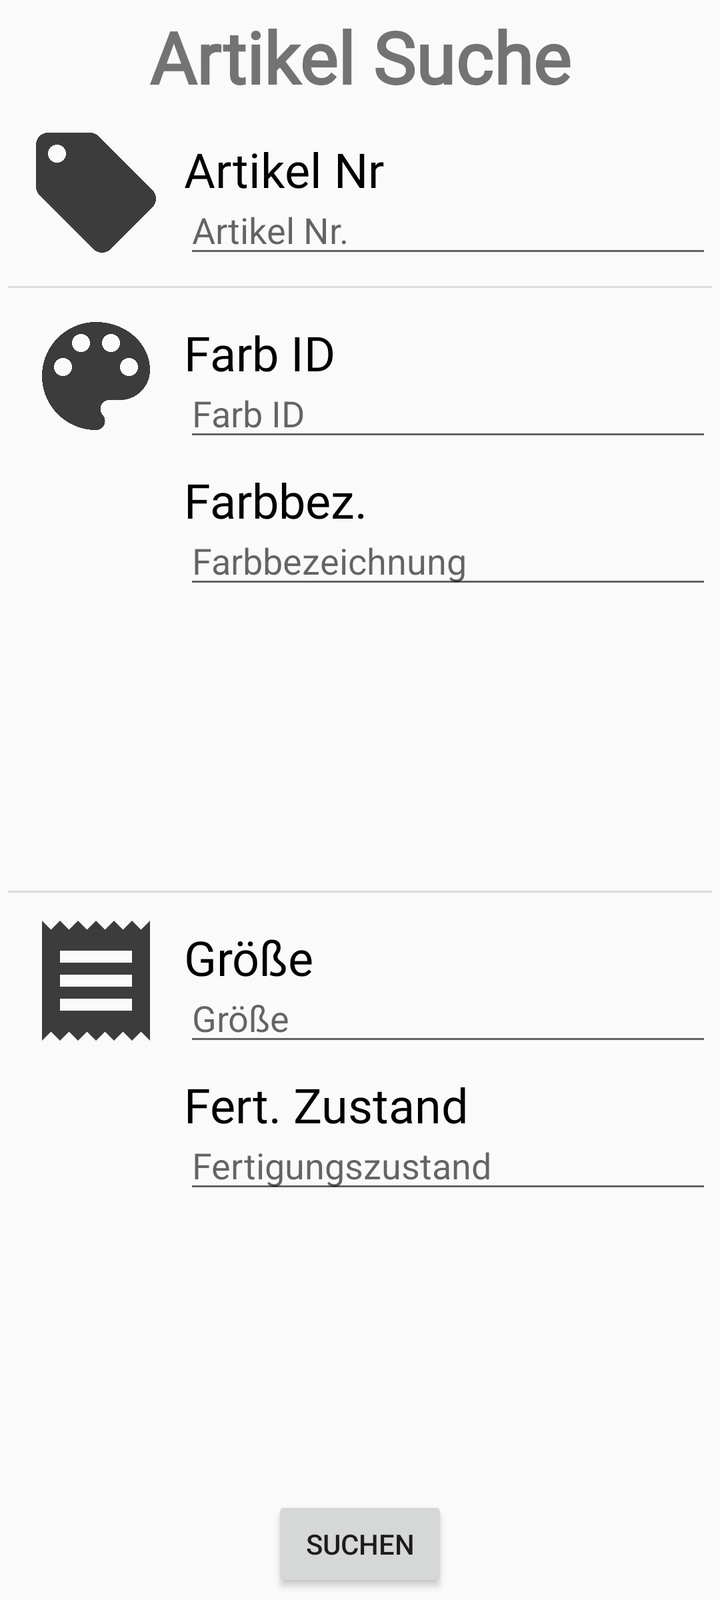
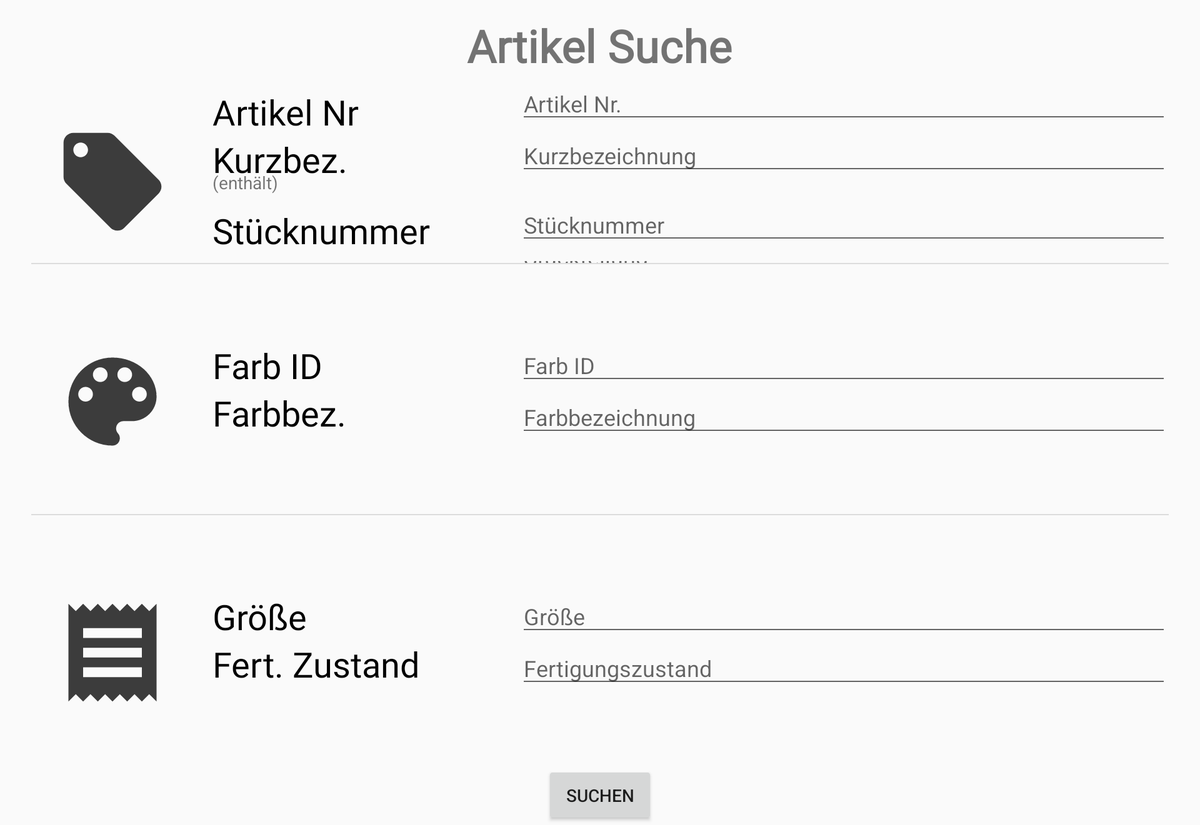

Compare how this app lays out the same screen by default and in its alternative resource folder. The renders come first, then the two layout files and the values they reference.
<!-- AndroidManifest.xml: application theme AppTheme -->
<!-- res/layout/fragment_searchform.xml -->
<?xml version="1.0" encoding="utf-8"?>
<ScrollView xmlns:android="http://schemas.android.com/apk/res/android"
    xmlns:app="http://schemas.android.com/apk/res-auto"
    xmlns:tools="http://schemas.android.com/tools"
    android:layout_width="match_parent"
    android:layout_height="match_parent">

    <LinearLayout
        android:layout_width="match_parent"
        android:layout_height="wrap_content"
        android:gravity="center_horizontal"
        android:minHeight="800dp"
        android:orientation="vertical"
        android:padding="4dp">

        <TextView
            android:layout_width="wrap_content"
            android:layout_height="wrap_content"
            android:fontFamily="@font/poppins_light"
            android:text="@string/searchFragment_title"
            android:textSize="36sp"
            android:textStyle="bold" />

        <LinearLayout
            android:layout_width="match_parent"
            android:layout_height="0dp"
            android:layout_weight="1.9"
            android:gravity="top|center_vertical"
            android:orientation="horizontal">

            <ImageView
                android:id="@+id/searchFragment_icon_article"
                android:layout_width="0dp"
                android:layout_height="wrap_content"
                android:layout_weight="0.5"
                android:adjustViewBounds="true"
                android:contentDescription="@string/searchFragment_iconDescription_article"
                android:padding="8dp"
                android:scaleType="fitCenter"
                app:srcCompat="@drawable/ic_itemtag"
                tools:ignore="NestedWeights" />

            <LinearLayout
                android:layout_width="0dp"
                android:layout_height="match_parent"
                android:layout_weight="1.5"
                android:gravity="top"
                android:orientation="vertical">

                <TextView
                    android:layout_width="wrap_content"
                    android:layout_height="wrap_content"
                    android:layout_marginTop="8dp"
                    android:fontFamily="@font/poppins_regular"
                    android:text="@string/searchFragment_textView_articleId"
                    android:textColor="@android:color/black"
                    android:textSize="24sp"
                    android:translationY="8dp" />

                <EditText
                    android:id="@+id/searchFragment_editText_articleId"
                    android:layout_width="match_parent"
                    android:layout_height="wrap_content"
                    android:ems="10"
                    android:hint="@string/searchFragment_editText_articleId"
                    android:imeOptions="actionSearch"
                    android:importantForAutofill="no"
                    android:inputType="number" />

                <LinearLayout
                    android:layout_width="match_parent"
                    android:layout_height="wrap_content"
                    android:gravity="center_vertical"
                    android:orientation="horizontal"
                    android:translationY="8dp">

                    <TextView
                        android:layout_width="wrap_content"
                        android:layout_height="wrap_content"
                        android:fontFamily="@font/poppins_regular"
                        android:text="@string/searchFragment_textView_articleShortDescription"
                        android:textColor="@android:color/black"
                        android:textSize="24sp" />

                    <TextView
                        android:layout_width="wrap_content"
                        android:layout_height="wrap_content"
                        android:text="@string/searchFragment_textView_contains" />
                </LinearLayout>


                <EditText
                    android:id="@+id/searchFragment_editText_articleShortDesc"
                    android:layout_width="match_parent"
                    android:layout_height="wrap_content"
                    android:ems="10"
                    android:hint="@string/searchFragment_editText_articleShortDescription"
                    android:imeOptions="actionSearch"
                    android:importantForAutofill="no"
                    android:inputType="text" />

                <TextView
                    android:layout_width="wrap_content"
                    android:layout_height="wrap_content"
                    android:fontFamily="@font/poppins_regular"
                    android:text="@string/searchFragment_textView_pieceId"
                    android:textColor="@android:color/black"
                    android:textSize="24sp"
                    android:translationY="8dp" />

                <EditText
                    android:id="@+id/searchFragment_editText_pieceId"
                    android:layout_width="match_parent"
                    android:layout_height="wrap_content"
                    android:ems="10"
                    android:hint="@string/searchFragment_editText_pieceId"
                    android:imeOptions="actionSearch"
                    android:importantForAutofill="no"
                    android:inputType="number" />

                <TextView
                    android:layout_width="wrap_content"
                    android:layout_height="wrap_content"
                    android:fontFamily="@font/poppins_regular"
                    android:text="@string/searchFragment_textView_pieceDivision"
                    android:textColor="@android:color/black"
                    android:textSize="24sp"
                    android:translationY="8dp" />

                <EditText
                    android:id="@+id/searchFragment_editText_pieceDivision"
                    android:layout_width="match_parent"
                    android:layout_height="wrap_content"
                    android:ems="10"
                    android:hint="@string/searchFragment_editText_pieceDivision"
                    android:imeOptions="actionSearch"
                    android:importantForAutofill="no"
                    android:inputType="number" />
            </LinearLayout>

        </LinearLayout>

        <View
            android:id="@+id/searchFragment_divider__article_color"
            android:layout_width="match_parent"
            android:layout_height="1dp"
            android:background="?android:attr/listDivider" />

        <LinearLayout
            android:layout_width="match_parent"
            android:layout_height="0dp"
            android:layout_weight="1"
            android:gravity="top"
            android:minHeight="300dp"
            android:orientation="horizontal">

            <ImageView
                android:id="@+id/searchFragment_icon_color"
                android:layout_width="0dp"
                android:layout_height="wrap_content"
                android:layout_weight="0.5"
                android:adjustViewBounds="true"
                android:contentDescription="@string/searchFragment_iconDescription_color"
                android:padding="8dp"
                android:scaleType="fitEnd"
                app:srcCompat="@drawable/ic_color"
                tools:ignore="NestedWeights" />

            <LinearLayout
                android:layout_width="0dp"
                android:layout_height="match_parent"
                android:layout_weight="1.5"
                android:gravity="top"
                android:orientation="vertical">

                <TextView
                    android:layout_width="wrap_content"
                    android:layout_height="wrap_content"
                    android:layout_marginTop="8dp"
                    android:fontFamily="@font/poppins_regular"
                    android:text="@string/searchFragment_textView_colorId"
                    android:textColor="@android:color/black"
                    android:textSize="24sp"
                    android:translationY="8dp" />

                <EditText
                    android:id="@+id/searchFragment_editText_colorId"
                    android:layout_width="match_parent"
                    android:layout_height="wrap_content"
                    android:ems="10"
                    android:hint="@string/searchFragment_editText_colorId"
                    android:imeOptions="actionSearch"
                    android:importantForAutofill="no"
                    android:inputType="number" />

                <TextView
                    android:layout_width="wrap_content"
                    android:layout_height="wrap_content"
                    android:fontFamily="@font/poppins_regular"
                    android:text="@string/searchFragment_textView_colorDescription"
                    android:textColor="@android:color/black"
                    android:textSize="24sp"
                    android:translationY="8dp" />


                <EditText
                    android:id="@+id/searchFragment_editText_colorDescription"
                    android:layout_width="match_parent"
                    android:layout_height="wrap_content"
                    android:ems="10"
                    android:hint="@string/searchFragment_editText_colorDescription"
                    android:imeOptions="actionSearch"
                    android:importantForAutofill="no"
                    android:inputType="text" />

            </LinearLayout>
        </LinearLayout>

        <View
            android:id="@+id/searchFragment_divider__color_misc"
            android:layout_width="match_parent"
            android:layout_height="1dp"
            android:background="?android:attr/listDivider" />

        <LinearLayout
            android:layout_width="match_parent"
            android:layout_height="0dp"
            android:layout_weight="1"
            android:gravity="top"
            android:minHeight="300dp"
            android:orientation="horizontal">

            <ImageView
                android:id="@+id/searchFragment_icon_misc"
                android:layout_width="0dp"
                android:layout_height="wrap_content"
                android:layout_weight="0.5"
                android:adjustViewBounds="true"
                android:contentDescription="@string/searchFragment_iconDescription_misc"
                android:padding="8dp"
                android:scaleType="fitEnd"
                app:srcCompat="@drawable/ic_misc"
                tools:ignore="NestedWeights" />

            <LinearLayout
                android:layout_width="0dp"
                android:layout_height="match_parent"
                android:layout_weight="1.5"
                android:gravity="top"
                android:orientation="vertical">

                <TextView
                    android:layout_width="wrap_content"
                    android:layout_height="wrap_content"
                    android:layout_marginTop="8dp"
                    android:fontFamily="@font/poppins_regular"
                    android:text="@string/searchFragment_textView_size"
                    android:textColor="@android:color/black"
                    android:textSize="24sp"
                    android:translationY="8dp" />


                <EditText
                    android:id="@+id/searchFragment_editText_size"
                    android:layout_width="match_parent"
                    android:layout_height="wrap_content"
                    android:ems="10"
                    android:hint="@string/searchFragment_editText_size"
                    android:imeOptions="actionSearch"
                    android:importantForAutofill="no"
                    android:inputType="number" />

                <TextView
                    android:layout_width="wrap_content"
                    android:layout_height="wrap_content"
                    android:fontFamily="@font/poppins_regular"
                    android:text="@string/searchFragment_textView_manufacturingState"
                    android:textColor="@android:color/black"
                    android:textSize="24sp"
                    android:translationY="8dp" />


                <EditText
                    android:id="@+id/searchFragment_editText_manufacturingState"
                    android:layout_width="match_parent"
                    android:layout_height="wrap_content"
                    android:ems="10"
                    android:hint="@string/searchFragment_editText_manufacturingState"
                    android:imeOptions="actionSearch"
                    android:importantForAutofill="no"
                    android:inputType="text" />
            </LinearLayout>

        </LinearLayout>


        <Button
            android:id="@+id/searchFragment_button_submit"
            android:layout_width="wrap_content"
            android:layout_height="wrap_content"
            android:text="@string/searchFragment_submitButton" />
    </LinearLayout>
</ScrollView>
<!-- resources referenced by this layout -->
<resources>
  <!-- drawable ic_itemtag (drawable) -->
  <vector xmlns:android="http://schemas.android.com/apk/res/android"
          android:width="24dp"
          android:height="24dp"
          android:viewportWidth="24.0"
          android:viewportHeight="24.0">
      <path
          android:fillColor="@color/colorGrayDark"
          android:pathData="M21.41,11.58l-9,-9C12.05,2.22 11.55,2 11,2H4c-1.1,0 -2,0.9 -2,2v7c0,0.55 0.22,1.05 0.59,1.42l9,9c0.36,0.36 0.86,0.58 1.41,0.58 0.55,0 1.05,-0.22 1.41,-0.59l7,-7c0.37,-0.36 0.59,-0.86 0.59,-1.41 0,-0.55 -0.23,-1.06 -0.59,-1.42zM5.5,7C4.67,7 4,6.33 4,5.5S4.67,4 5.5,4 7,4.67 7,5.5 6.33,7 5.5,7z"/>
  </vector>
  <!-- drawable ic_misc (drawable) -->
  <vector xmlns:android="http://schemas.android.com/apk/res/android"
          android:width="24dp"
          android:height="24dp"
          android:viewportWidth="24.0"
          android:viewportHeight="24.0">
      <path
          android:fillColor="@color/colorGrayDark"
          android:pathData="M18,17L6,17v-2h12v2zM18,13L6,13v-2h12v2zM18,9L6,9L6,7h12v2zM3,22l1.5,-1.5L6,22l1.5,-1.5L9,22l1.5,-1.5L12,22l1.5,-1.5L15,22l1.5,-1.5L18,22l1.5,-1.5L21,22L21,2l-1.5,1.5L18,2l-1.5,1.5L15,2l-1.5,1.5L12,2l-1.5,1.5L9,2 7.5,3.5 6,2 4.5,3.5 3,2v20z"/>
  </vector>
  <string name="searchFragment_editText_articleId">Artikel Nr.</string>
  <string name="searchFragment_editText_articleShortDescription">Kurzbezeichnung</string>
  <string name="searchFragment_editText_colorDescription">Farbbezeichnung</string>
  <string name="searchFragment_editText_colorId">Farb ID</string>
  <string name="searchFragment_editText_manufacturingState">Fertigungszustand</string>
  <string name="searchFragment_editText_pieceDivision">Stückteilung</string>
  <string name="searchFragment_editText_pieceId">Stücknummer</string>
  <string name="searchFragment_editText_size">Größe</string>
  <string name="searchFragment_iconDescription_article">Icon for Article Searchattributes</string>
  <string name="searchFragment_iconDescription_color">Icon for Color Searchattributes</string>
  <string name="searchFragment_iconDescription_misc">Icon for Miscellaneous Searchattributes</string>
  <string name="searchFragment_submitButton">Suchen</string>
  <string name="searchFragment_textView_articleId">Artikel Nr</string>
  <string name="searchFragment_textView_articleShortDescription">Kurzbez.</string>
  <string name="searchFragment_textView_colorDescription">Farbbez.</string>
  <string name="searchFragment_textView_colorId">Farb ID</string>
  <string name="searchFragment_textView_contains">(enthält)</string>
  <string name="searchFragment_textView_manufacturingState">Fert. Zustand</string>
  <string name="searchFragment_textView_pieceDivision">Stückteilung</string>
  <string name="searchFragment_textView_pieceId">Stücknummer</string>
  <string name="searchFragment_textView_size">Größe</string>
  <string name="searchFragment_title">Artikel Suche</string>
  <style name="AppTheme" parent="Theme.AppCompat.Light.DarkActionBar">
          
          <item name="colorPrimary">@color/colorPrimary</item>
          <item name="colorPrimaryDark">@color/colorPrimaryDark</item>
          <item name="colorAccent">@color/colorAccent</item>
      </style>
  <color name="colorGrayDark">#3c3c3c</color>
  <color name="colorPrimary">#243D57</color>
  <color name="colorPrimaryDark">#000000</color>
  <color name="colorAccent">#ffffff</color>
</resources>
<!-- res/layout-sw600dp-land/fragment_searchform.xml (the repository's variant of the layout above) -->
<!-- drawn on a 7-inch tablet turned sideways -->
<?xml version="1.0" encoding="utf-8"?>
<ScrollView xmlns:android="http://schemas.android.com/apk/res/android"
    xmlns:app="http://schemas.android.com/apk/res-auto"
    xmlns:tools="http://schemas.android.com/tools"
    android:layout_width="match_parent"
    android:layout_height="match_parent">

    <LinearLayout
        android:layout_width="match_parent"
        android:layout_height="wrap_content"
        android:gravity="center_horizontal"
        android:orientation="vertical"
        android:paddingLeft="25dp"
        android:paddingTop="12dp"
        android:paddingRight="25dp">

        <TextView
            android:layout_width="wrap_content"
            android:layout_height="wrap_content"
            android:fontFamily="@font/poppins_light"
            android:text="@string/searchFragment_title"
            android:textSize="36sp"
            android:textStyle="bold" />

        <LinearLayout
            android:layout_width="match_parent"
            android:layout_height="0dp"
            android:layout_weight="1.5"
            android:orientation="horizontal">

            <ImageView
                android:id="@+id/searchFragment_icon_article"
                android:layout_width="0dp"
                android:layout_height="150dp"
                android:layout_weight="0.5"
                android:adjustViewBounds="true"
                android:contentDescription="@string/searchFragment_iconDescription_article"
                android:padding="18dp"
                android:scaleType="fitEnd"
                app:srcCompat="@drawable/ic_itemtag"
                tools:ignore="NestedWeights" />

            <LinearLayout
                android:layout_width="0dp"
                android:layout_height="match_parent"
                android:layout_weight="1"
                android:gravity="center_vertical"
                android:orientation="vertical"
                android:paddingLeft="15dp"
                android:paddingRight="15dp"
                android:translationY="10dp">

                <TextView
                    android:layout_width="wrap_content"
                    android:layout_height="wrap_content"
                    android:fontFamily="@font/poppins_regular"
                    android:text="@string/searchFragment_textView_articleId"
                    android:textColor="@android:color/black"
                    android:textSize="28sp" />

                <TextView
                    android:layout_width="wrap_content"
                    android:layout_height="wrap_content"
                    android:fontFamily="@font/poppins_regular"
                    android:text="@string/searchFragment_textView_articleShortDescription"
                    android:textColor="@android:color/black"
                    android:textSize="28sp" />

                <TextView
                    android:layout_width="wrap_content"
                    android:layout_height="wrap_content"
                    android:text="@string/searchFragment_textView_contains"
                    android:translationY="-10dp" />

                <TextView
                    android:layout_width="wrap_content"
                    android:layout_height="wrap_content"
                    android:fontFamily="@font/poppins_regular"
                    android:text="@string/searchFragment_textView_pieceId"
                    android:textColor="@android:color/black"
                    android:textSize="28sp" />

                <TextView
                    android:layout_width="wrap_content"
                    android:layout_height="wrap_content"
                    android:fontFamily="@font/poppins_regular"
                    android:text="@string/searchFragment_textView_pieceDivision"
                    android:textColor="@android:color/black"
                    android:textSize="28sp" />
            </LinearLayout>

            <LinearLayout
                android:layout_width="0dp"
                android:layout_height="match_parent"
                android:layout_weight="2"
                android:gravity="center"
                android:orientation="vertical">

                <EditText
                    android:id="@+id/searchFragment_editText_articleId"
                    android:layout_width="match_parent"
                    android:layout_height="wrap_content"
                    android:ems="10"
                    android:hint="@string/searchFragment_editText_articleId"
                    android:imeOptions="actionSearch"
                    android:importantForAutofill="no"
                    android:inputType="number" />

                <EditText
                    android:id="@+id/searchFragment_editText_articleShortDesc"
                    android:layout_width="match_parent"
                    android:layout_height="wrap_content"
                    android:ems="10"
                    android:hint="@string/searchFragment_editText_articleShortDescription"
                    android:imeOptions="actionSearch"
                    android:importantForAutofill="no"
                    android:inputType="text" />

                <EditText
                    android:id="@+id/searchFragment_editText_pieceId"
                    android:layout_width="match_parent"
                    android:layout_height="wrap_content"
                    android:ems="10"
                    android:hint="@string/searchFragment_editText_pieceId"
                    android:imeOptions="actionSearch"
                    android:importantForAutofill="no"
                    android:inputType="number"
                    android:translationY="14sp" />

                <EditText
                    android:id="@+id/searchFragment_editText_pieceDivision"
                    android:layout_width="match_parent"
                    android:layout_height="wrap_content"
                    android:ems="10"
                    android:hint="@string/searchFragment_editText_pieceDivision"
                    android:imeOptions="actionSearch"
                    android:importantForAutofill="no"
                    android:inputType="number"
                    android:translationY="14sp" />
            </LinearLayout>

        </LinearLayout>

        <View
            android:id="@+id/searchFragment_divider__article_color"
            android:layout_width="match_parent"
            android:layout_height="1dp"
            android:background="?android:attr/listDivider" />

        <LinearLayout
            android:layout_width="match_parent"
            android:layout_height="0dp"
            android:layout_weight="1"
            android:gravity="center_vertical"
            android:minHeight="200dp"
            android:orientation="horizontal">

            <ImageView
                android:id="@+id/searchFragment_icon_color"
                android:layout_width="0dp"
                android:layout_height="150dp"
                android:layout_weight="0.5"
                android:adjustViewBounds="true"
                android:contentDescription="@string/searchFragment_iconDescription_color"
                android:padding="18dp"
                android:scaleType="fitEnd"
                app:srcCompat="@drawable/ic_color"
                tools:ignore="NestedWeights" />

            <LinearLayout
                android:layout_width="0dp"
                android:layout_height="match_parent"
                android:layout_weight="1"
                android:gravity="center_vertical"
                android:orientation="vertical"
                android:paddingLeft="15dp"
                android:paddingRight="15dp">

                <TextView
                    android:layout_width="wrap_content"
                    android:layout_height="wrap_content"
                    android:fontFamily="@font/poppins_regular"
                    android:text="@string/searchFragment_textView_colorId"
                    android:textColor="@android:color/black"
                    android:textSize="28sp" />

                <TextView
                    android:layout_width="wrap_content"
                    android:layout_height="wrap_content"
                    android:fontFamily="@font/poppins_regular"
                    android:text="@string/searchFragment_textView_colorDescription"
                    android:textColor="@android:color/black"
                    android:textSize="28sp" />
            </LinearLayout>

            <LinearLayout
                android:layout_width="0dp"
                android:layout_height="match_parent"
                android:layout_weight="2"
                android:gravity="center"
                android:orientation="vertical">

                <EditText
                    android:id="@+id/searchFragment_editText_colorId"
                    android:layout_width="match_parent"
                    android:layout_height="wrap_content"
                    android:ems="10"
                    android:hint="@string/searchFragment_editText_colorId"
                    android:imeOptions="actionSearch"
                    android:importantForAutofill="no"
                    android:inputType="number" />

                <EditText
                    android:id="@+id/searchFragment_editText_colorDescription"
                    android:layout_width="match_parent"
                    android:layout_height="wrap_content"
                    android:ems="10"
                    android:hint="@string/searchFragment_editText_colorDescription"
                    android:imeOptions="actionSearch"
                    android:importantForAutofill="no"
                    android:inputType="text" />

            </LinearLayout>
        </LinearLayout>

        <View
            android:id="@+id/searchFragment_divider__color_misc"
            android:layout_width="match_parent"
            android:layout_height="1dp"
            android:background="?android:attr/listDivider" />

        <LinearLayout
            android:layout_width="match_parent"
            android:layout_height="0dp"
            android:layout_weight="1"
            android:gravity="center_vertical"
            android:minHeight="200dp"
            android:orientation="horizontal">

            <ImageView
                android:id="@+id/searchFragment_icon_misc"
                android:layout_width="0dp"
                android:layout_height="150dp"
                android:layout_weight="0.5"
                android:adjustViewBounds="true"
                android:contentDescription="@string/searchFragment_iconDescription_misc"
                android:padding="18dp"
                android:scaleType="fitEnd"
                app:srcCompat="@drawable/ic_misc"
                tools:ignore="NestedWeights" />

            <LinearLayout
                android:layout_width="0dp"
                android:layout_height="match_parent"
                android:layout_weight="1"
                android:gravity="center_vertical"
                android:orientation="vertical"
                android:paddingLeft="15dp"
                android:paddingRight="15dp">

                <TextView
                    android:layout_width="wrap_content"
                    android:layout_height="wrap_content"
                    android:fontFamily="@font/poppins_regular"
                    android:text="@string/searchFragment_textView_size"
                    android:textColor="@android:color/black"
                    android:textSize="28sp" />

                <TextView
                    android:layout_width="wrap_content"
                    android:layout_height="wrap_content"
                    android:fontFamily="@font/poppins_regular"
                    android:text="@string/searchFragment_textView_manufacturingState"
                    android:textColor="@android:color/black"
                    android:textSize="28sp" />
            </LinearLayout>

            <LinearLayout
                android:layout_width="0dp"
                android:layout_height="match_parent"
                android:layout_weight="2"
                android:gravity="center"
                android:orientation="vertical">

                <EditText
                    android:id="@+id/searchFragment_editText_size"
                    android:layout_width="match_parent"
                    android:layout_height="wrap_content"
                    android:ems="10"
                    android:hint="@string/searchFragment_editText_size"
                    android:imeOptions="actionSearch"
                    android:importantForAutofill="no"
                    android:inputType="number" />

                <EditText
                    android:id="@+id/searchFragment_editText_manufacturingState"
                    android:layout_width="match_parent"
                    android:layout_height="wrap_content"
                    android:ems="10"
                    android:hint="@string/searchFragment_editText_manufacturingState"
                    android:imeOptions="actionSearch"
                    android:importantForAutofill="no"
                    android:inputType="text" />
            </LinearLayout>

        </LinearLayout>


        <Button
            android:id="@+id/searchFragment_button_submit"
            android:layout_width="wrap_content"
            android:layout_height="wrap_content"
            android:text="@string/searchFragment_submitButton" />
    </LinearLayout>

</ScrollView>
